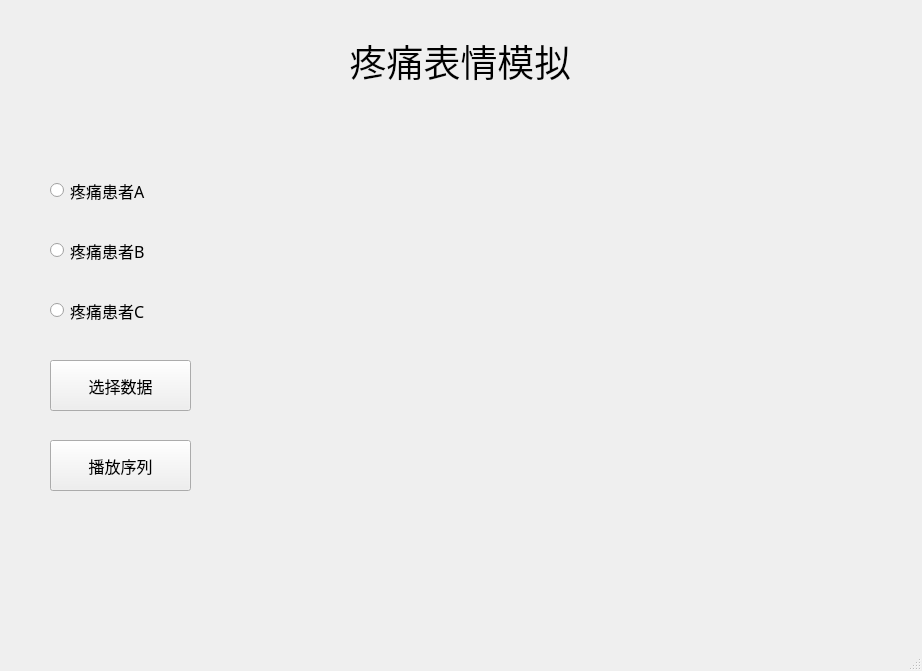
<?xml version="1.0" encoding="UTF-8"?>
<ui version="4.0">
 <class>MainWindow</class>
 <widget class="QMainWindow" name="MainWindow">
  <property name="geometry">
   <rect>
    <x>0</x>
    <y>0</y>
    <width>922</width>
    <height>671</height>
   </rect>
  </property>
  <property name="windowTitle">
   <string>MainWindow</string>
  </property>
  <widget class="QWidget" name="centralwidget">
   <widget class="QLabel" name="label_disp">
    <property name="geometry">
     <rect>
      <x>250</x>
      <y>110</y>
      <width>640</width>
      <height>480</height>
     </rect>
    </property>
    <property name="text">
     <string/>
    </property>
    <property name="alignment">
     <set>Qt::AlignCenter</set>
    </property>
   </widget>
   <widget class="QLabel" name="title">
    <property name="geometry">
     <rect>
      <x>0</x>
      <y>20</y>
      <width>921</width>
      <height>81</height>
     </rect>
    </property>
    <property name="font">
     <font>
      <family>楷体</family>
      <pointsize>28</pointsize>
     </font>
    </property>
    <property name="text">
     <string>疼痛表情模拟</string>
    </property>
    <property name="alignment">
     <set>Qt::AlignCenter</set>
    </property>
   </widget>
   <widget class="QRadioButton" name="selectButtonA">
    <property name="geometry">
     <rect>
      <x>50</x>
      <y>170</y>
      <width>141</width>
      <height>41</height>
     </rect>
    </property>
    <property name="font">
     <font>
      <family>黑体</family>
      <pointsize>12</pointsize>
     </font>
    </property>
    <property name="text">
     <string>疼痛患者A</string>
    </property>
   </widget>
   <widget class="QRadioButton" name="selectButtonB">
    <property name="geometry">
     <rect>
      <x>50</x>
      <y>230</y>
      <width>141</width>
      <height>41</height>
     </rect>
    </property>
    <property name="font">
     <font>
      <family>黑体</family>
      <pointsize>12</pointsize>
     </font>
    </property>
    <property name="text">
     <string>疼痛患者B</string>
    </property>
   </widget>
   <widget class="QRadioButton" name="selectButtonC">
    <property name="geometry">
     <rect>
      <x>50</x>
      <y>290</y>
      <width>141</width>
      <height>41</height>
     </rect>
    </property>
    <property name="font">
     <font>
      <family>黑体</family>
      <pointsize>12</pointsize>
     </font>
    </property>
    <property name="layoutDirection">
     <enum>Qt::LeftToRight</enum>
    </property>
    <property name="text">
     <string>疼痛患者C</string>
    </property>
   </widget>
   <widget class="QPushButton" name="selectdata">
    <property name="geometry">
     <rect>
      <x>50</x>
      <y>360</y>
      <width>141</width>
      <height>51</height>
     </rect>
    </property>
    <property name="font">
     <font>
      <family>黑体</family>
      <pointsize>12</pointsize>
     </font>
    </property>
    <property name="text">
     <string>选择数据</string>
    </property>
   </widget>
   <widget class="QPushButton" name="displaydata">
    <property name="geometry">
     <rect>
      <x>50</x>
      <y>440</y>
      <width>141</width>
      <height>51</height>
     </rect>
    </property>
    <property name="font">
     <font>
      <family>黑体</family>
      <pointsize>12</pointsize>
     </font>
    </property>
    <property name="text">
     <string>播放序列</string>
    </property>
   </widget>
  </widget>
  <widget class="QMenuBar" name="menubar">
   <property name="geometry">
    <rect>
     <x>0</x>
     <y>0</y>
     <width>922</width>
     <height>26</height>
    </rect>
   </property>
  </widget>
  <widget class="QStatusBar" name="statusbar"/>
 </widget>
 <resources/>
 <connections/>
</ui>
